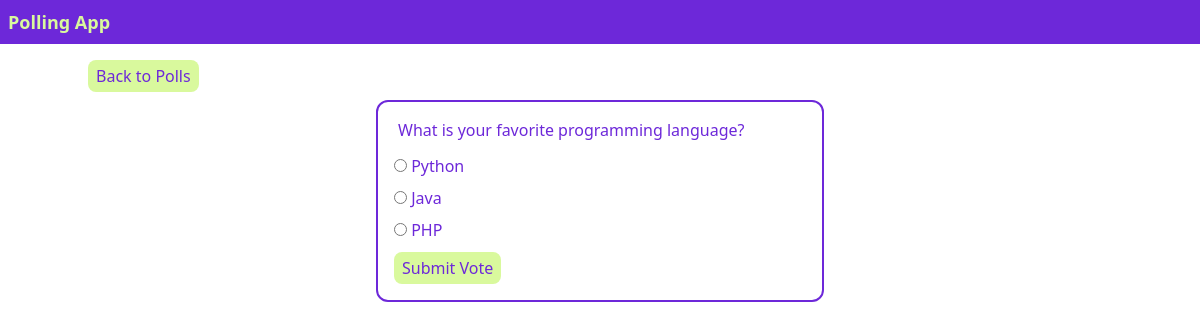
The page /polls/1/ on the database its author committed.
### polls/models.py (models this page shows, shortened)
class Question(models.Model):
    question_text = models.CharField(max_length=200)
    published_date = models.DateTimeField('Date Published')

class Choice(models.Model):
    question = models.ForeignKey(Question, on_delete=models.CASCADE)
    choice_text = models.CharField(max_length=200)
    votes = models.IntegerField(default=0)

### polls/views.py (the view)
# urls.py: path('<int:question_id>/', views.detail, name='detail'),
def detail(request, question_id):
    try:
        question = Question.objects.get(pk=question_id)
    except Question.DoesNotExist:
        raise Http404("Question does not exist")
    return render(request, 'polls/detail.html', {'question': question})

### templates/polls/detail.html (shortened to what this page needs)
{% extends 'base.html' %}
{% block content %}
<a href="{% url 'polls:index' %}" class="text-violet-700 text-md inline-flex w-50 bg-lime-200 rounded-lg py-1 px-2 hover:text-lime-200 hover:bg-violet-700">Back to Polls</a>
<div class="card max-w-md mx-auto my-2 bg-white-200 border-2 border-violet-700 rounded-xl p-4">
    <p class="mb-3 ml-1 font-normal text-md text-violet-700">{{ question.question_text }}</p>
    <form action="{% url 'polls:vote' question.id %}" method="post">
        <div class="flex flex-col gap-y-2 mb-2.5">
            {% for choice in question.choice_set.all %}
            <div class="choice_options">
                <input
                type="radio"
                name="choice"
                id="choice{{ forloop.counter }}"
                value="{{ choice.id }}">
                <label for="choice{{ forloop.counter }}" class="text-violet-700 hover:font-bold"
                >{{ choice.choice_text }}</label>
            </div>
            {% endfor %}
        </div>
        <button type="submit" value="Vote" class="text-violet-700 text-md inline-flex w-50 bg-lime-200 rounded-lg py-1 px-2 hover:text-lime-200 hover:bg-violet-700">Submit Vote</button>
    </form>
</div>
{% endblock %}

### rows shown on the page
Question: question_text "What is your favorite programming language?"
Choice: choice_text "Python"
Choice: choice_text "Java"
Choice: choice_text "PHP"
